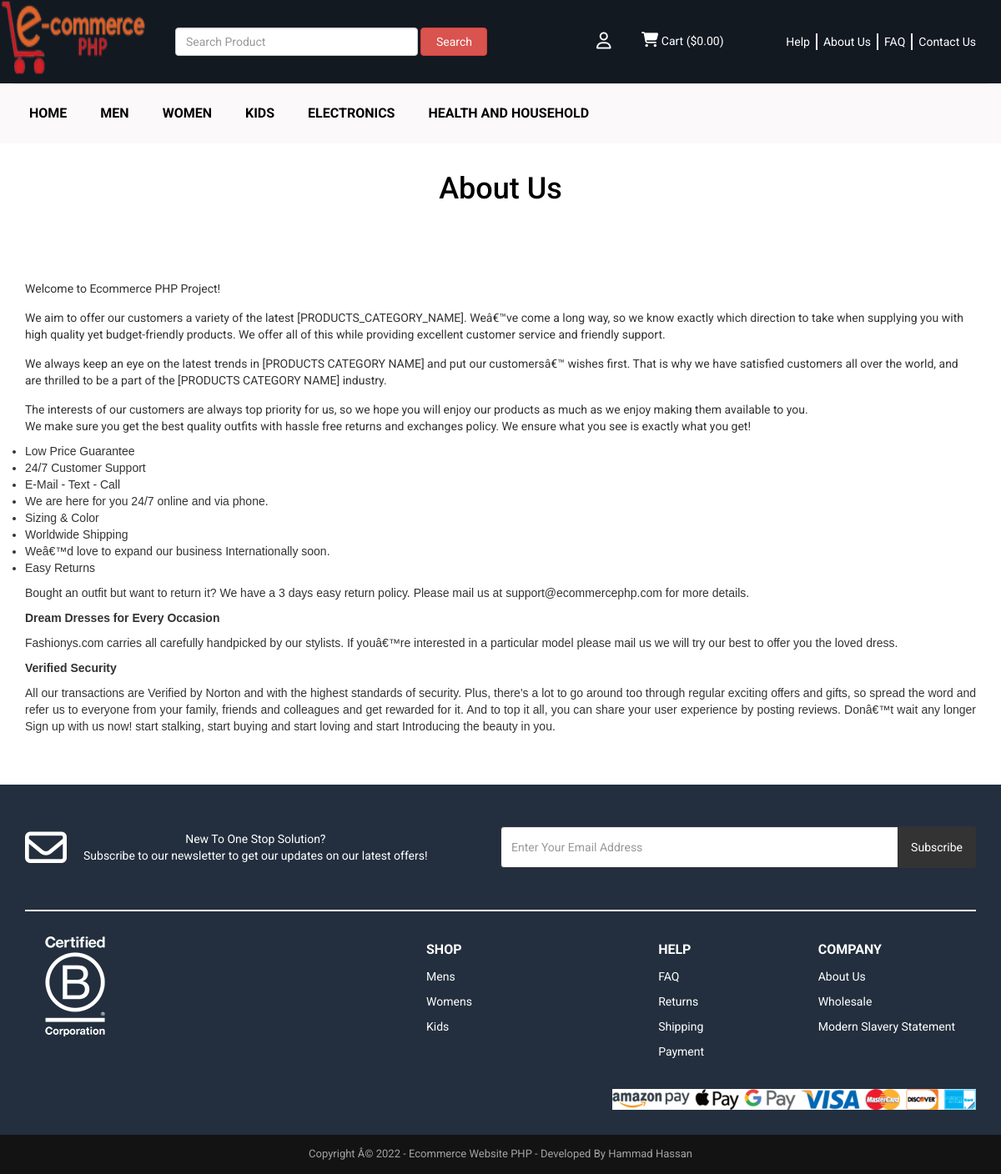
The app's page /about.php (signed in) with its own data.
### tables this page shows
CREATE TABLE `tbl_settings` (
  `id` int(11) NOT NULL,
  `logo` varchar(255) NOT NULL,
  `favicon` varchar(255) NOT NULL,
  `footer_about` text NOT NULL,
  `footer_copyright` text NOT NULL,
  `contact_address` text NOT NULL,
  `contact_email` varchar(255) NOT NULL,
  `contact_phone` varchar(255) NOT NULL,
  `contact_fax` varchar(255) NOT NULL,
  `contact_map_iframe` text NOT NULL,
  `receive_email` varchar(255) NOT NULL,
  `receive_email_subject` varchar(255) NOT NULL,
  `receive_email_thank_you_message` text NOT NULL,
  `forget_password_message` text NOT NULL,
  `total_recent_post_footer` int(10) NOT NULL,
  `total_popular_post_footer` int(10) NOT NULL,
  `total_recent_post_sidebar` int(11) NOT NULL,
  `total_popular_post_sidebar` int(11) NOT NULL,
  `total_featured_product_home` int(11) NOT NULL,
  `total_latest_product_home` int(11) NOT NULL,
  `total_popular_product_home` int(11) NOT NULL,
  `meta_title_home` text NOT NULL,
  `meta_keyword_home` text NOT NULL,
  `meta_description_home` text NOT NULL,
  `banner_login` varchar(255) NOT NULL,
  `banner_registration` varchar(255) NOT NULL,
  `banner_forget_password` varchar(255) NOT NULL,
  `banner_reset_password` varchar(255) NOT NULL,
  `banner_search` varchar(255) NOT NULL,
  `banner_cart` varchar(255) NOT NULL,
  `banner_checkout` varchar(255) NOT NULL,
  `banner_product_category` varchar(255) NOT NULL,
  `banner_blog` varchar(255) NOT NULL,
  `cta_title` varchar(255) NOT NULL,
  `cta_content` text NOT NULL,
  `cta_read_more_text` varchar(255) NOT NULL,
  `cta_read_more_url` varchar(255) NOT NULL,
  `cta_photo` varchar(255) NOT NULL,
  `featured_product_title` varchar(255) NOT NULL,
  `featured_product_subtitle` varchar(255) NOT NULL,
  `latest_product_title` varchar(255) NOT NULL,
  `latest_product_subtitle` varchar(255) NOT NULL,
  `popular_product_title` varchar(255) NOT NULL,
  `popular_product_subtitle` varchar(255) NOT NULL,
  `testimonial_title` varchar(255) NOT NULL,
  `testimonial_subtitle` varchar(255) NOT NULL,
  `testimonial_photo` varchar(255) NOT NULL,
  `blog_title` varchar(255) NOT NULL,
  `blog_subtitle` varchar(255) NOT NULL,
  `newsletter_text` text NOT NULL,
  `paypal_email` varchar(255) NOT NULL,
  `stripe_public_key` varchar(255) NOT NULL,
  `stripe_secret_key` varchar(255) NOT NULL,
  `bank_detail` text NOT NULL,
  `before_head` text NOT NULL,
  `after_body` text NOT NULL,
  `before_body` text NOT NULL,
  `home_service_on_off` int(11) NOT NULL,
  `home_welcome_on_off` int(11) NOT NULL,
  `home_featured_product_on_off` int(11) NOT NULL,
  `home_latest_product_on_off` int(11) NOT NULL,
  `home_popular_product_on_off` int(11) NOT NULL,
  `home_testimonial_on_off` int(11) NOT NULL,
  `home_blog_on_off` int(11) NOT NULL,
  `newsletter_on_off` int(11) NOT NULL,
  `ads_above_welcome_on_off` int(1) NOT NULL,
  `ads_above_featured_product_on_off` int(1) NOT NULL,
  `ads_above_latest_product_on_off` int(1) NOT NULL,
  `ads_above_popular_product_on_off` int(1) NOT NULL,
  `ads_above_testimonial_on_off` int(1) NOT NULL,
  `ads_category_sidebar_on_off` int(1) NOT NULL
);

CREATE TABLE `tbl_page` (
  `id` int(11) NOT NULL,
  `about_title` varchar(255) NOT NULL,
  `about_content` text NOT NULL,
  `about_banner` varchar(255) NOT NULL,
  `about_meta_title` varchar(255) NOT NULL,
  `about_meta_keyword` text NOT NULL,
  `about_meta_description` text NOT NULL,
  `faq_title` varchar(255) NOT NULL,
  `faq_banner` varchar(255) NOT NULL,
  `faq_meta_title` varchar(255) NOT NULL,
  `faq_meta_keyword` text NOT NULL,
  `faq_meta_description` text NOT NULL,
  `blog_title` varchar(255) NOT NULL,
  `blog_banner` varchar(255) NOT NULL,
  `blog_meta_title` varchar(255) NOT NULL,
  `blog_meta_keyword` text NOT NULL,
  `blog_meta_description` text NOT NULL,
  `contact_title` varchar(255) NOT NULL,
  `contact_banner` varchar(255) NOT NULL,
  `contact_meta_title` varchar(255) NOT NULL,
  `contact_meta_keyword` text NOT NULL,
  `contact_meta_description` text NOT NULL,
  `pgallery_title` varchar(255) NOT NULL,
  `pgallery_banner` varchar(255) NOT NULL,
  `pgallery_meta_title` varchar(255) NOT NULL,
  `pgallery_meta_keyword` text NOT NULL,
  `pgallery_meta_description` text NOT NULL,
  `vgallery_title` varchar(255) NOT NULL,
  `vgallery_banner` varchar(255) NOT NULL,
  `vgallery_meta_title` varchar(255) NOT NULL,
  `vgallery_meta_keyword` text NOT NULL,
  `vgallery_meta_description` text NOT NULL
);

CREATE TABLE `tbl_top_category` (
  `tcat_id` int(11) NOT NULL,
  `tcat_name` varchar(255) NOT NULL,
  `show_on_menu` int(1) NOT NULL
);

### about.php (the view, shortened to what this page needs)
<?php require_once('header.php'); ?>
<?php
$statement = $pdo->prepare("SELECT * FROM tbl_page WHERE id=1");
$statement->execute();
$result = $statement->fetchAll(PDO::FETCH_ASSOC);
foreach ($result as $row) {
    $about_title = $row['about_title'];
    $about_content = $row['about_content'];
}
?>
<div class="page-banner">
    <div class="inner">
        <h1><?php echo $about_title; ?></h1>
    </div>
</div>
<div class="page">
    <div class="container">
        <div class="row">
            <div class="col-md-12">
                <p>
                    <?php echo $about_content; ?>
                </p>
            </div>
        </div>
    </div>
</div>
<?php require_once('footer.php'); ?>

### header.php (shortened to what this page needs)
<?php
include("admin/inc/config.php");
$statement = $pdo->prepare("SELECT * FROM tbl_settings WHERE id=1");
$statement->execute();
$result = $statement->fetchAll(PDO::FETCH_ASSOC);
foreach ($result as $row)
{
	$logo = $row['logo'];
}
?>
<!DOCTYPE html>
<html lang="en">
<head>
	<link rel="stylesheet" href="assets/css/bootstrap.min.css">
	<link rel="stylesheet" href="assets/css/font-awesome.min.css">
	<link rel="stylesheet" href="assets/css/owl.carousel.min.css">
	<link rel="stylesheet" href="assets/css/owl.theme.default.min.css">
	<link rel="stylesheet" href="assets/css/jquery.bxslider.min.css">
    <link rel="stylesheet" href="assets/css/magnific-popup.css">
    <link rel="stylesheet" href="assets/css/rating.css">
	<link rel="stylesheet" href="assets/css/spacing.css">
	<link rel="stylesheet" href="assets/css/bootstrap-touch-slider.css">
	<link rel="stylesheet" href="assets/css/animate.min.css">
	<link rel="stylesheet" href="assets/css/tree-menu.css">
	<link rel="stylesheet" href="assets/css/select2.min.css">
	<link rel="stylesheet" href="assets/css/main.css">
	<link rel="stylesheet" href="assets/css/responsive.css">
	<link rel="stylesheet" href="https://cdnjs.cloudflare.com/ajax/libs/font-awesome/6.7.2/css/all.min.css" />
	<?php
	$statement = $pdo->prepare("SELECT * FROM tbl_page WHERE id=1");
	$statement->execute();
	$result = $statement->fetchAll(PDO::FETCH_ASSOC);
		?>
</head>
<body>
<div class="header">
	<div class="container">
		<div class="row inner">
			<div class="col-md-2 logo">
				<a href="index.php"><img src="assets/uploads/<?php echo $logo; ?>" alt="logo image"></a>
			</div>
			<div class="col-md-4 search-area">
				<form class="navbar-form navbar-left" role="search" action="search-result.php" method="get">
					<div class="form-group">
						<input type="text" class="form-control search-top" placeholder="<?php echo LANG_VALUE_2; ?>" name="search_text">
					</div>
					<button type="submit" class="btn btn-danger"><?php echo LANG_VALUE_3; ?></button>
				</form>
			</div>
			<div class="col-md-3 right cart-account text-right">
				<div class="dropdown">
					<button class="btn btn-secondary dropdown-toggle" type="button" id="dropdownMenuButton" data-toggle="dropdown" aria-haspopup="true" aria-expanded="false">
					<i class="fa-regular fa-user" style="font-size:20px"></i>
					</button>
					</div>
					<div class="cart-tub"><a href="cart.php"><i class="fa fa-shopping-cart" style="font-size:18px"></i> <?php echo LANG_VALUE_18; ?> (<?php echo LANG_VALUE_1; ?><?php
						if(isset($_SESSION['cart_p_id'])) {
							$table_total_price = 0;
							$i=0;
							foreach($_SESSION['cart_p_qty'] as $key => $value)
							{
								$i++;
								$arr_cart_p_qty[$i] = $value;
							}                    $i=0;
							foreach($_SESSION['cart_p_current_price'] as $key => $value)
							{
								$i++;
								$arr_cart_p_current_price[$i] = $value;
							}
							for($i=1;$i<=count($arr_cart_p_qty);$i++) {
								$row_total_price = $arr_cart_p_current_price[$i]*$arr_cart_p_qty[$i];
								$table_total_price = $table_total_price + $row_total_price;
							}
							echo $table_total_price;
						} else {
							echo '0.00';
						}
				    ?>)</a></div>
			</div>
			<div class="col-md-3 right oss-services text-right">
				<?php
					$statement = $pdo->prepare("SELECT * FROM tbl_page WHERE id=1");
					$statement->execute();
					$result = $statement->fetchAll(PDO::FETCH_ASSOC);
					foreach ($result as $row) {
						$about_title = $row['about_title'];
						$faq_title = $row['faq_title'];
						$contact_title = $row['contact_title'];
					}
				?>
				<ul>
					<li><a href="oss-help.php">Help</a></li>
					<li><a href="about.php"><?php echo $about_title; ?></a></li>
					<li><a href="faq.php"><?php echo $faq_title; ?></a></li>
					<li><a href="contact.php"><?php echo $contact_title; ?></a></li>
				</ul>
			</div>
		</div>
	</div>
</div>
<div class="nav">
	<div class="container">
		<div class="row">
			<div class="col-md-12 pl_0 pr_0">
				<div class="menu-container">
					<div class="menu">
						<ul>
							<li><a href="index.php">Home</a></li>
							<?php
							$statement = $pdo->prepare("SELECT * FROM tbl_top_category WHERE show_on_menu=1");
							$statement->execute();
							$result = $statement->fetchAll(PDO::FETCH_ASSOC);
							foreach ($result as $row) {
								?>
								<li><a href="product-category.php?id=<?php echo $row['tcat_id']; ?>&type=top-category"><?php echo $row['tcat_name']; ?></a>
								</li>
								<?php
							}
							?>
						</ul>
					</div>
				</div>
			</div>
		</div>
	</div>
</div>

### footer.php (shortened to what this page needs)
<?php
$statement = $pdo->prepare("SELECT * FROM tbl_settings WHERE id=1");
$statement->execute();
$result = $statement->fetchAll(PDO::FETCH_ASSOC);
foreach ($result as $row)
{
	$footer_copyright = $row['footer_copyright'];
    $newsletter_on_off = $row['newsletter_on_off'];
}
?>
<?php if($newsletter_on_off == 1): ?>
<section class="home-newsletter">
	<div class="container">
		<div class="row">
			<div class="col-md-12">
				<div class="single">
				<form action="" method="post">
					<div class="news-latter">
						<div class="news-latter-content">
							<i class="fa-regular fa-envelope" style="color: #ffffff;"></i>
							<span>New To One Stop Solution? <br> Subscribe to our newsletter to get our updates on our latest offers!</span>
						</div>
						<div>
							<div class="input-group">
								<input type="email" class="form-control" placeholder="<?php echo LANG_VALUE_95; ?>" name="email_subscribe">
								<span class="input-group-btn">
								<button class="btn btn-theme" type="submit" name="form_subscribe"><?php echo LANG_VALUE_92; ?></button>
								</span>
							</div>
						</div>
					</div>
				</div>
				<div class="footer-links">
					<div class="certified-company"><img src="./Image/certified-company.png" alt="Certified Company"></div>
					<div class="links-list">
						<?php
							$statement = $pdo->prepare("SELECT * FROM tbl_page WHERE id=1");
							$statement->execute();
							$result = $statement->fetchAll(PDO::FETCH_ASSOC);
							foreach ($result as $row) {
								$about_title = $row['about_title'];
								$faq_title = $row['faq_title'];
							}
						?>
						<ul>
							<li><strong>SHOP</strong></li>
							<li><a href="./product-category.php?id=1">Mens</li>
							<li><a href="./product-category.php?id=2">Womens</li>
							<li><a href="./product-category.php?id=3">Kids</li>
						</ul>
						<ul>
							<li><strong>HELP</strong></li>
							<li><a href="faq.php"><?php echo $faq_title; ?></a></li>
							<li><a href="oss-help.php">Returns</a></li>
							<li><a href="oss-help.php">Shipping</a></li>
							<li><a href="oss-help.php">Payment</a></li>
						</ul>
						<ul>
							<li><strong>COMPANY</strong></li>
							<li><a href="about.php"><?php echo $about_title; ?></a></li>
							<li><a href="#">Wholesale</a></li>
							<li><a href="#">Modern Slavery Statement</a></li>
						</ul>
					</div>
				</div>
				<div class="payment-methods text-right"><img src="./Image/New-Payment-logo.png" alt="New Payment Methods"></div>
			</div>
		</div>
	</div>
</section>
<?php endif; ?>
<div class="footer-bottom">
	<div class="container">
		<div class="row">
			<div class="col-md-12 copyright">
				<?php echo $footer_copyright; ?>
			</div>
		</div>
	</div>
</div>
</body>
</html>

### assets/css/responsive.css (style rules this page uses)
@media only screen and (min-width: 992px) { .header .inner { width: 100%; } }
@media only screen and (min-width: 992px) { .header .logo, .header .search-area { padding: 0; } }
@media only screen and (min-width: 992px) { .header .search-area form { padding-right: 0; } }
@media only screen and (min-width: 992px) { .header .container { padding-right: 0; } }

### records on screen
tbl_settings: logo (picture), footer_copyright "Copyright Â© 2022 - Ecommerce Website PHP - Developed By Hammad Hassan"
tbl_page: about_title "About Us", faq_title "FAQ", contact_title "Contact Us", about_content "Welcome to Ecommerce PHP Project! We aim to offer our customers a variety of the latest [PRODUCTS_CATEGORY_NAME]. Weâ€™ve come a long way, so we know exactly which direction to take when supplying you with high quality yet budget-friendly products. We offer all of this while providing excellent customer service and friendly support. We always keep an eye on the latest trends in [PRODUCTS CATEGORY NAME] and put our customersâ€™ wishes first. That is why we have satisfied customers all over the world, and are thrilled to be a part of the [PRODUCTS CATEGORY NAME] industry. The interests of our customers are always top priority for us, so we hope you will enjoy our products as much as we enjoy…"
tbl_top_category: tcat_name "MEN"
tbl_top_category: tcat_name "WOMEN"
tbl_top_category: tcat_name "KIDS"
tbl_top_category: tcat_name "ELECTRONICS"
tbl_top_category: tcat_name "HEALTH AND HOUSEHOLD"

### other values on screen
LANG_VALUE_3 "Search"
LANG_VALUE_18 "Cart"
LANG_VALUE_1 "$"
LANG_VALUE_92 "Subscribe"
